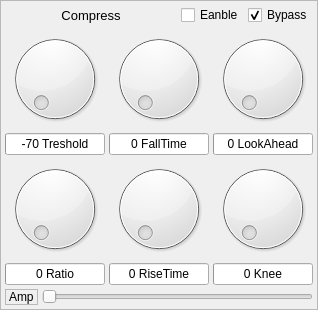
                 <widget class="QFrame" name="frame_8">
                  <property name="frameShape">
                   <enum>QFrame::StyledPanel</enum>
                  </property>
                  <layout class="QGridLayout" name="gridLayout_20" rowstretch="0,1,1,0">
                   <property name="leftMargin">
                    <number>4</number>
                   </property>
                   <property name="topMargin">
                    <number>4</number>
                   </property>
                   <property name="rightMargin">
                    <number>4</number>
                   </property>
                   <property name="bottomMargin">
                    <number>4</number>
                   </property>
                   <property name="spacing">
                    <number>4</number>
                   </property>
                   <item row="0" column="0" colspan="3">
                    <layout class="QHBoxLayout" name="horizontalLayout_11">
                     <item>
                      <widget class="QLabel" name="label_177">
                       <property name="sizePolicy">
                        <sizepolicy hsizetype="Preferred" vsizetype="Preferred">
                         <horstretch>1</horstretch>
                         <verstretch>0</verstretch>
                        </sizepolicy>
                       </property>
                       <property name="maximumSize">
                        <size>
                         <width>16777215</width>
                         <height>11111110</height>
                        </size>
                       </property>
                       <property name="font">
                        <font>
                         <pointsize>10</pointsize>
                        </font>
                       </property>
                       <property name="text">
                        <string>Compress</string>
                       </property>
                       <property name="alignment">
                        <set>Qt::AlignCenter</set>
                       </property>
                      </widget>
                     </item>
                     <item>
                      <widget class="QCheckBox" name="compress_en">
                       <property name="sizePolicy">
                        <sizepolicy hsizetype="Preferred" vsizetype="Preferred">
                         <horstretch>0</horstretch>
                         <verstretch>0</verstretch>
                        </sizepolicy>
                       </property>
                       <property name="text">
                        <string>Eanble</string>
                       </property>
                       <attribute name="buttonGroup">
                        <string notr="true">buttonGroup_2</string>
                       </attribute>
                      </widget>
                     </item>
                     <item>
                      <widget class="QCheckBox" name="compress_bypass">
                       <property name="sizePolicy">
                        <sizepolicy hsizetype="Preferred" vsizetype="Preferred">
                         <horstretch>0</horstretch>
                         <verstretch>0</verstretch>
                        </sizepolicy>
                       </property>
                       <property name="text">
                        <string>Bypass</string>
                       </property>
                       <property name="checked">
                        <bool>true</bool>
                       </property>
                      </widget>
                     </item>
                    </layout>
                   </item>
                   <item row="2" column="2">
                    <layout class="QVBoxLayout" name="verticalLayout_31">
                     <item>
                      <widget class="QDial" name="compress_knee_dial">
                       <property name="maximum">
                        <number>100</number>
                       </property>
                       <property name="notchesVisible">
                        <bool>false</bool>
                       </property>
                      </widget>
                     </item>
                     <item>
                      <widget class="QProgressBar" name="compress_pbar_6">
                       <property name="value">
                        <number>0</number>
                       </property>
                       <property name="alignment">
                        <set>Qt::AlignCenter</set>
                       </property>
                       <property name="invertedAppearance">
                        <bool>false</bool>
                       </property>
                       <property name="format">
                        <string>%p Knee</string>
                       </property>
                      </widget>
                     </item>
                    </layout>
                   </item>
                   <item row="1" column="0">
                    <layout class="QVBoxLayout" name="verticalLayout_7">
                     <item>
                      <widget class="QDial" name="compress_thresh_dial">
                       <property name="minimum">
                        <number>-70</number>
                       </property>
                       <property name="maximum">
                        <number>30</number>
                       </property>
                       <property name="singleStep">
                        <number>1</number>
                       </property>
                       <property name="value">
                        <number>-70</number>
                       </property>
                       <property name="notchesVisible">
                        <bool>false</bool>
                       </property>
                      </widget>
                     </item>
                     <item>
                      <widget class="QProgressBar" name="compress_pbar">
                       <property name="minimum">
                        <number>-70</number>
                       </property>
                       <property name="maximum">
                        <number>30</number>
                       </property>
                       <property name="value">
                        <number>-70</number>
                       </property>
                       <property name="alignment">
                        <set>Qt::AlignCenter</set>
                       </property>
                       <property name="invertedAppearance">
                        <bool>false</bool>
                       </property>
                       <property name="format">
                        <string>%v Treshold</string>
                       </property>
                      </widget>
                     </item>
                    </layout>
                   </item>
                   <item row="1" column="1">
                    <layout class="QVBoxLayout" name="verticalLayout_28">
                     <item>
                      <widget class="QDial" name="compress_fall_dial">
                       <property name="minimum">
                        <number>0</number>
                       </property>
                       <property name="maximum">
                        <number>1000</number>
                       </property>
                       <property name="notchesVisible">
                        <bool>false</bool>
                       </property>
                      </widget>
                     </item>
                     <item>
                      <widget class="QProgressBar" name="compress_pbar_3">
                       <property name="minimum">
                        <number>0</number>
                       </property>
                       <property name="maximum">
                        <number>1000</number>
                       </property>
                       <property name="value">
                        <number>1</number>
                       </property>
                       <property name="alignment">
                        <set>Qt::AlignCenter</set>
                       </property>
                       <property name="invertedAppearance">
                        <bool>false</bool>
                       </property>
                       <property name="format">
                        <string>%p FallTime</string>
                       </property>
                      </widget>
                     </item>
                    </layout>
                   </item>
                   <item row="2" column="0">
                    <layout class="QVBoxLayout" name="verticalLayout_10">
                     <item>
                      <widget class="QDial" name="compress_ratio_dial">
                       <property name="maximum">
                        <number>100</number>
                       </property>
                       <property name="notchesVisible">
                        <bool>false</bool>
                       </property>
                      </widget>
                     </item>
                     <item>
                      <widget class="QProgressBar" name="compress_pbar_2">
                       <property name="value">
                        <number>0</number>
                       </property>
                       <property name="alignment">
                        <set>Qt::AlignCenter</set>
                       </property>
                       <property name="invertedAppearance">
                        <bool>false</bool>
                       </property>
                       <property name="format">
                        <string>%v Ratio</string>
                       </property>
                      </widget>
                     </item>
                    </layout>
                   </item>
                   <item row="2" column="1">
                    <layout class="QVBoxLayout" name="verticalLayout_17">
                     <item>
                      <widget class="QDial" name="compress_rise_dial">
                       <property name="minimum">
                        <number>0</number>
                       </property>
                       <property name="maximum">
                        <number>1000</number>
                       </property>
                       <property name="notchesVisible">
                        <bool>false</bool>
                       </property>
                      </widget>
                     </item>
                     <item>
                      <widget class="QProgressBar" name="compress_pbar_4">
                       <property name="minimum">
                        <number>0</number>
                       </property>
                       <property name="maximum">
                        <number>1000</number>
                       </property>
                       <property name="value">
                        <number>1</number>
                       </property>
                       <property name="alignment">
                        <set>Qt::AlignCenter</set>
                       </property>
                       <property name="invertedAppearance">
                        <bool>false</bool>
                       </property>
                       <property name="format">
                        <string>%p RiseTime</string>
                       </property>
                      </widget>
                     </item>
                    </layout>
                   </item>
                   <item row="1" column="2">
                    <layout class="QVBoxLayout" name="verticalLayout_25">
                     <item>
                      <widget class="QDial" name="compress_look_dial">
                       <property name="maximum">
                        <number>25</number>
                       </property>
                       <property name="notchesVisible">
                        <bool>false</bool>
                       </property>
                      </widget>
                     </item>
                     <item>
                      <widget class="QProgressBar" name="compress_pbar_5">
                       <property name="maximum">
                        <number>25</number>
                       </property>
                       <property name="value">
                        <number>0</number>
                       </property>
                       <property name="alignment">
                        <set>Qt::AlignCenter</set>
                       </property>
                       <property name="invertedAppearance">
                        <bool>false</bool>
                       </property>
                       <property name="format">
                        <string>%v LookAhead</string>
                       </property>
                      </widget>
                     </item>
                    </layout>
                   </item>
                   <item row="3" column="0" colspan="3">
                    <layout class="QHBoxLayout" name="horizontalLayout_5">
                     <item>
                      <widget class="QLabel" name="label_5">
                       <property name="frameShape">
                        <enum>QFrame::StyledPanel</enum>
                       </property>
                       <property name="text">
                        <string>Amp</string>
                       </property>
                      </widget>
                     </item>
                     <item>
                      <widget class="QSlider" name="compress_amp_dial">
                       <property name="orientation">
                        <enum>Qt::Horizontal</enum>
                       </property>
                      </widget>
                     </item>
                    </layout>
                   </item>
                  </layout>
                 </widget>
